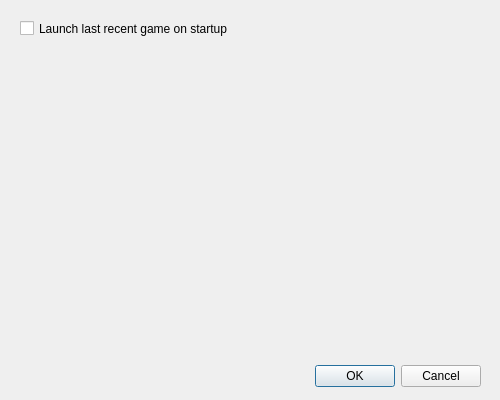
<?xml version="1.0" encoding="UTF-8"?>
<ui version="4.0">
 <class>SettingsDialog</class>
 <widget class="QDialog" name="SettingsDialog">
  <property name="windowModality">
   <enum>Qt::WindowModal</enum>
  </property>
  <property name="geometry">
   <rect>
    <x>0</x>
    <y>0</y>
    <width>500</width>
    <height>400</height>
   </rect>
  </property>
  <property name="sizePolicy">
   <sizepolicy hsizetype="Preferred" vsizetype="Preferred">
    <horstretch>0</horstretch>
    <verstretch>0</verstretch>
   </sizepolicy>
  </property>
  <property name="minimumSize">
   <size>
    <width>500</width>
    <height>400</height>
   </size>
  </property>
  <property name="maximumSize">
   <size>
    <width>500</width>
    <height>400</height>
   </size>
  </property>
  <property name="windowTitle">
   <string>Settings</string>
  </property>
  <widget class="QDialogButtonBox" name="buttonBox">
   <property name="geometry">
    <rect>
     <x>140</x>
     <y>360</y>
     <width>341</width>
     <height>32</height>
    </rect>
   </property>
   <property name="orientation">
    <enum>Qt::Horizontal</enum>
   </property>
   <property name="standardButtons">
    <set>QDialogButtonBox::Cancel|QDialogButtonBox::Ok</set>
   </property>
  </widget>
  <widget class="QCheckBox" name="openLastGame">
   <property name="geometry">
    <rect>
     <x>20</x>
     <y>20</y>
     <width>221</width>
     <height>17</height>
    </rect>
   </property>
   <property name="text">
    <string>Launch last recent game on startup</string>
   </property>
  </widget>
 </widget>
 <resources/>
 <connections>
  <connection>
   <sender>buttonBox</sender>
   <signal>accepted()</signal>
   <receiver>SettingsDialog</receiver>
   <slot>accept()</slot>
   <hints>
    <hint type="sourcelabel">
     <x>248</x>
     <y>254</y>
    </hint>
    <hint type="destinationlabel">
     <x>157</x>
     <y>274</y>
    </hint>
   </hints>
  </connection>
  <connection>
   <sender>buttonBox</sender>
   <signal>rejected()</signal>
   <receiver>SettingsDialog</receiver>
   <slot>reject()</slot>
   <hints>
    <hint type="sourcelabel">
     <x>316</x>
     <y>260</y>
    </hint>
    <hint type="destinationlabel">
     <x>286</x>
     <y>274</y>
    </hint>
   </hints>
  </connection>
 </connections>
</ui>
